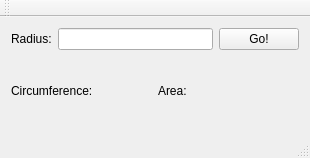
<?xml version="1.0" encoding="UTF-8"?>
<ui version="4.0">
 <class>CircleWidget</class>
 <widget class="QMainWindow" name="CircleWidget">
  <property name="geometry">
   <rect>
    <x>0</x>
    <y>0</y>
    <width>310</width>
    <height>158</height>
   </rect>
  </property>
  <property name="windowTitle">
   <string>CircleWidget</string>
  </property>
  <widget class="QWidget" name="centralWidget">
   <layout class="QVBoxLayout" name="verticalLayout">
    <item>
     <layout class="QHBoxLayout" name="horizontalLayout">
      <item>
       <widget class="QLabel" name="label">
        <property name="text">
         <string>Radius:</string>
        </property>
       </widget>
      </item>
      <item>
       <widget class="QLineEdit" name="txtRadius"/>
      </item>
      <item>
       <widget class="QPushButton" name="btnGo">
        <property name="text">
         <string>Go!</string>
        </property>
       </widget>
      </item>
     </layout>
    </item>
    <item>
     <layout class="QHBoxLayout" name="horizontalLayout_2">
      <item>
       <widget class="QLabel" name="lblCircumference">
        <property name="text">
         <string>Circumference: </string>
        </property>
       </widget>
      </item>
      <item>
       <widget class="QLabel" name="lblArea">
        <property name="text">
         <string>Area: </string>
        </property>
       </widget>
      </item>
     </layout>
    </item>
   </layout>
  </widget>
  <widget class="QMenuBar" name="menuBar">
   <property name="geometry">
    <rect>
     <x>0</x>
     <y>0</y>
     <width>310</width>
     <height>26</height>
    </rect>
   </property>
  </widget>
  <widget class="QToolBar" name="mainToolBar">
   <attribute name="toolBarArea">
    <enum>TopToolBarArea</enum>
   </attribute>
   <attribute name="toolBarBreak">
    <bool>false</bool>
   </attribute>
  </widget>
  <widget class="QStatusBar" name="statusBar"/>
 </widget>
 <layoutdefault spacing="6" margin="11"/>
 <resources/>
 <connections/>
</ui>
